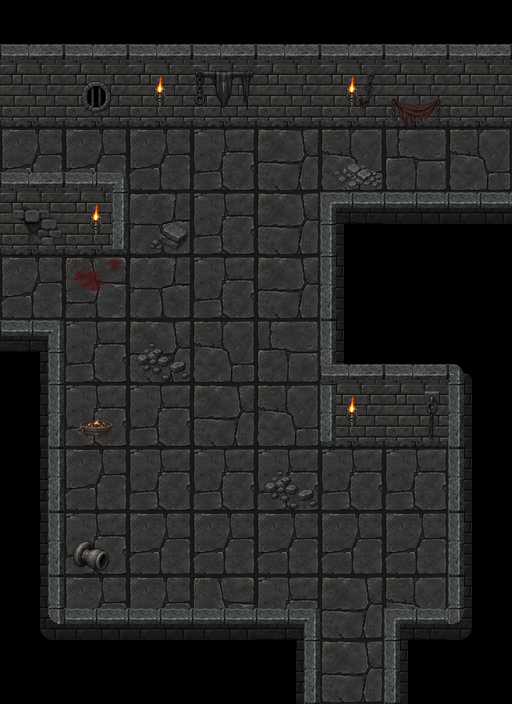

Rendered tile map (Tiled .tmx) drawn with the repository's tilesets; below, a short description and the full map source, tile grids included:
An orthogonal 8x11 tile map with 64x64 px tiles, 7 tile layers (Ground, WallsFront_01, WallsBack_02, WallsBack_01, ...), 5 tilesets and 12 objects (exit_south, exit_west_upper, exit_west_lower, exit_east).

<map version="1.10" tiledversion="1.12.2" orientation="orthogonal" renderorder="right-down" width="8" height="11" tilewidth="64" tileheight="64" infinite="0" nextlayerid="12" nextobjectid="15">
 <properties>
  <property name="enemy_spawn_mode" type="bool" value="true" />
 </properties>
 <tileset firstgid="1" source="../act3_floor_64.tsx" />
 <tileset firstgid="9" source="../my_tiles_textured.tsx" />
 <tileset firstgid="182" source="../torches/torches.tsx" />
 <tileset firstgid="186" source="../items.tsx" />
 <tileset firstgid="354" source="../torches/floor_ember_bowl.tsx" />
 <layer id="1" name="Ground" width="8" height="11">
  <data encoding="csv">
0,0,0,0,0,0,0,0,
1,5,1,1,2,3,4,4,
5,5,5,1,2,3,4,3,
5,6,7,1,2,0,0,0,
5,6,7,1,2,0,0,0,
0,1,2,3,4,0,0,0,
0,1,1,2,3,4,4,0,
0,5,1,1,1,1,1,0,
0,1,5,5,5,5,5,0,
0,5,5,6,1,2,3,0,
0,0,0,0,0,2,0,0
</data>
 </layer>
 <layer id="3" name="WallsFront_01" width="8" height="11">
  <data encoding="csv">
0,0,0,0,0,0,0,0,
0,0,0,0,0,0,0,0,
10,64,0,0,0,0,0,0,
0,0,0,0,0,0,0,0,
0,0,0,0,0,0,0,0,
0,0,0,0,0,0,0,0,
0,0,0,0,0,0,0,0,
0,0,0,0,0,0,0,0,
0,0,0,0,0,0,0,0,
57,39,39,39,98,0,97,55,
0,0,0,0,18,0,20,0
</data>
 </layer>
 <layer id="4" name="WallsBack_02" width="8" height="11">
  <data encoding="csv">
0,0,0,0,0,0,0,0,
0,0,0,0,0,0,0,0,
0,0,0,0,0,0,0,0,
0,0,0,0,0,0,0,0,
0,0,0,0,0,0,0,0,
0,0,0,0,0,20,10,11,
0,0,0,0,0,20,19,20,
0,0,0,0,0,0,0,20,
0,0,0,0,0,0,0,20,
0,0,0,0,0,0,0,0,
0,0,0,0,0,0,0,0
</data>
 </layer>
 <layer id="2" name="WallsBack_01" width="8" height="11">
  <data encoding="csv">
10,10,10,10,10,10,10,10,
19,19,19,19,19,19,19,19,
0,0,0,0,0,0,0,0,
19,73,0,0,0,42,95,95,
0,0,0,0,0,20,0,0,
41,0,0,0,0,10,0,0,
18,0,0,0,0,75,0,0,
18,0,0,0,0,0,0,0,
18,0,0,0,0,0,0,0,
0,0,0,0,0,0,0,0,
0,0,0,0,0,0,0,0
</data>
 </layer>
 <layer id="9" name="Torches" width="8" height="11">
  <data encoding="csv">
0,0,0,0,0,0,0,0,
0,0,185,0,0,185,0,0,
0,0,0,0,0,0,0,0,
0,185,0,0,0,0,0,0,
0,0,0,0,0,0,0,0,
0,0,0,0,0,0,0,0,
0,0,0,0,0,185,0,0,
0,0,0,0,0,0,0,0,
0,0,0,0,0,0,0,0,
0,0,0,0,0,0,0,0,
0,0,0,0,0,0,0,0
</data>
 </layer>
 <layer id="10" name="DecorBack_01" width="8" height="11">
  <data encoding="csv">
0,0,0,0,0,0,0,0,
0,199,0,260,0,273,311,0,
0,0,0,0,0,0,0,0,
298,0,0,0,0,0,0,0,
0,0,0,0,0,0,0,0,
0,0,0,0,0,0,0,0,
0,0,0,0,0,0,275,0,
0,0,0,0,0,0,0,0,
0,0,0,0,0,0,0,0,
0,0,0,0,0,0,0,0,
0,0,0,0,0,0,0,0
</data>
 </layer>
 <layer id="11" name="GroundDetails_01" width="8" height="11">
  <data encoding="csv">
0,0,0,0,0,0,0,0,
0,0,0,0,0,0,0,0,
0,0,0,0,0,277,0,0,
0,0,280,0,0,0,0,0,
0,211,0,0,0,0,0,0,
0,0,213,0,0,0,0,0,
0,354,0,0,0,0,0,0,
0,0,0,0,213,0,0,0,
0,236,0,0,0,0,0,0,
0,0,0,0,0,0,0,0,
0,0,0,0,0,0,0,0
</data>
 </layer>
 <objectgroup id="5" name="Connectors">
  <object id="11" name="exit_south" x="353.333" y="682.667">
   <point />
  </object>
  <object id="12" name="exit_west_upper" x="28.3333" y="162.667">
   <point />
  </object>
  <object id="13" name="exit_west_lower" x="37.3333" y="299.333">
   <point />
  </object>
  <object id="14" name="exit_east" x="480.667" y="168.667">
   <point />
  </object>
 </objectgroup>
 <objectgroup id="6" name="Entities" />
 <objectgroup id="7" name="Barriers" />
 <objectgroup id="8" name="Blocked">
  <object id="1" x="25.3333" y="18" width="460.667" height="81.3333" />
  <object id="2" x="359.333" y="227.333" width="117.333" height="143.333" />
  <object id="3" x="463.333" y="390" width="32.6667" height="292.667" />
  <object id="4" x="412" y="651.333" width="13.3333" height="38" />
  <object id="5" x="21.3333" y="660" width="276" height="21.3333" />
  <object id="6" x="20" y="352.667" width="21.3333" height="256" />
  <object id="7" x="23.3333" y="210.667" width="71.3333" height="28" />
  <object id="8" x="349.333" y="398.667" width="129.333" height="31.3333" />
 </objectgroup>
</map>
